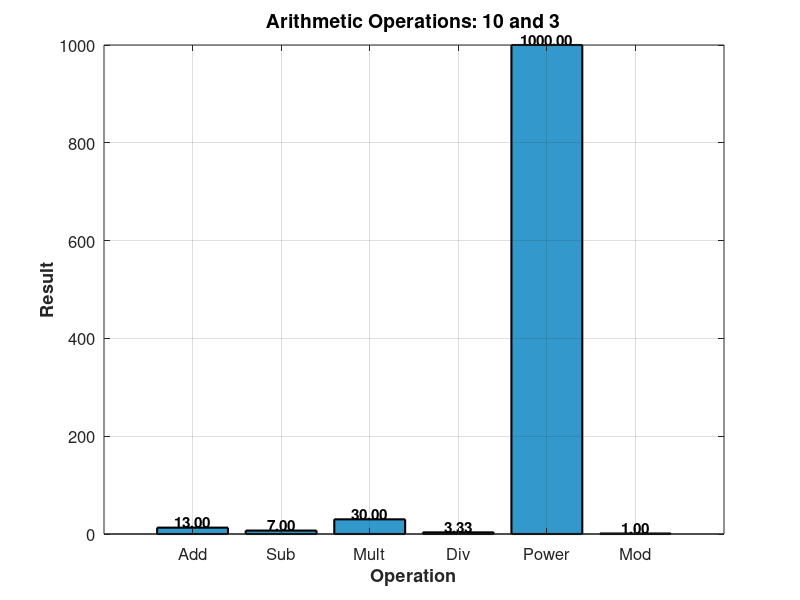
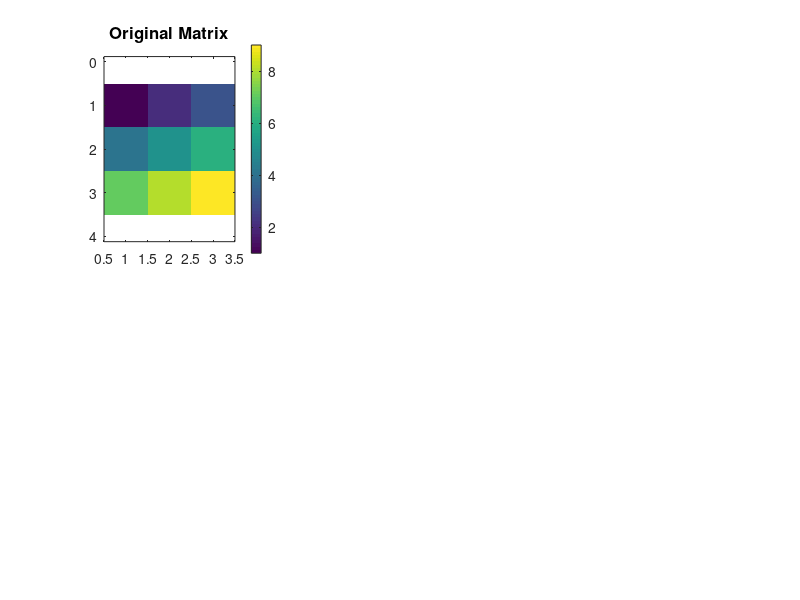

The MATLAB source for these figures, in order: (Note: this script raises an error after producing the figures.)
%% MATLAB Fundamentals with Plotting
% A comprehensive introduction to MATLAB programming with visualization
% This script covers essential MATLAB concepts along with plotting examples
%
% Course Overview:
% 1. Variables and Data Types
% 2. Vectors and Matrices
% 3. Array Operations
% 4. Control Structures
% 5. Functions
% 6. Introduction to Plotting
% 7. Advanced Plotting Techniques
% 8. File I/O
% 9. Error Handling
% 10. Practice Exercises

%% Clear workspace and command window
clear all;
close all;
clc;

%% 1. VARIABLES AND DATA TYPES

fprintf('=== SECTION 1: VARIABLES AND DATA TYPES ===\n\n');

% Scalar variables
age = 25;
temperature = 23.5;
name = 'Alice';
is_student = true;

fprintf('Name: %s (Type: %s)\n', name, class(name));
fprintf('Age: %d (Type: %s)\n', age, class(age));
fprintf('Temperature: %.1f (Type: %s)\n', temperature, class(temperature));
fprintf('Is student: %d (Type: %s)\n', is_student, class(is_student));

% Arithmetic operations
a = 10;
b = 3;

fprintf('\n--- Arithmetic Operations ---\n');
fprintf('Addition: %d + %d = %d\n', a, b, a + b);
fprintf('Subtraction: %d - %d = %d\n', a, b, a - b);
fprintf('Multiplication: %d * %d = %d\n', a, b, a * b);
fprintf('Division: %d / %d = %.2f\n', a, b, a / b);
fprintf('Power: %d ^ %d = %d\n', a, b, a ^ b);
fprintf('Modulus: mod(%d, %d) = %d\n', a, b, mod(a, b));

% Visualize arithmetic operations
operations = {'Add', 'Sub', 'Mult', 'Div', 'Power', 'Mod'};
results = [a+b, a-b, a*b, a/b, a^b, mod(a,b)];

figure('Name', 'Arithmetic Operations', 'Position', [100, 100, 1000, 500]);
bar(results, 'FaceColor', [0.2 0.6 0.8], 'EdgeColor', 'k', 'LineWidth', 1.5);
set(gca, 'XTickLabel', operations, 'FontSize', 12);
xlabel('Operation', 'FontSize', 13, 'FontWeight', 'bold');
ylabel('Result', 'FontSize', 13, 'FontWeight', 'bold');
title(sprintf('Arithmetic Operations: %d and %d', a, b), 'FontSize', 14, 'FontWeight', 'bold');
grid on;
% Add value labels on bars
for i = 1:length(results)
    text(i, results(i), sprintf('%.2f', results(i)), ...
        'HorizontalAlignment', 'center', 'VerticalAlignment', 'bottom', ...
        'FontSize', 11, 'FontWeight', 'bold');
end

%% 2. VECTORS AND MATRICES

fprintf('\n=== SECTION 2: VECTORS AND MATRICES ===\n\n');

% Row vector
row_vector = [1, 2, 3, 4, 5];
fprintf('Row vector: ');
disp(row_vector);

% Column vector
col_vector = [1; 2; 3; 4; 5];
fprintf('Column vector:\n');
disp(col_vector);

% Matrix
matrix = [1, 2, 3; 4, 5, 6; 7, 8, 9];
fprintf('Matrix:\n');
disp(matrix);

% Matrix operations
fprintf('Matrix dimensions: %d x %d\n', size(matrix, 1), size(matrix, 2));
fprintf('Matrix transpose:\n');
disp(matrix');

% Creating special matrices
zeros_mat = zeros(3, 3);
ones_mat = ones(3, 3);
identity_mat = eye(3);
random_mat = rand(3, 3);

fprintf('Zeros matrix:\n');
disp(zeros_mat);

% Visualize matrices
figure('Name', 'Matrix Visualizations', 'Position', [100, 100, 1200, 800]);

subplot(2, 3, 1);
imagesc(matrix);
colorbar;
title('Original Matrix', 'FontSize', 12, 'FontWeight', 'bold');
axis equal tight;
colormap(gca, 'parula');

subplot(2, 3, 2);
imagesc(ones_mat);
colorbar;
title('Ones Matrix', 'FontSize', 12, 'FontWeight', 'bold');
axis equal tight;

subplot(2, 3, 3);
imagesc(identity_mat);
colorbar;
title('Identity Matrix', 'FontSize', 12, 'FontWeight', 'bold');
axis equal tight;

subplot(2, 3, 4);
imagesc(random_mat);
colorbar;
title('Random Matrix', 'FontSize', 12, 'FontWeight', 'bold');
axis equal tight;

subplot(2, 3, 5);
bar3(matrix);
title('3D Bar Plot of Matrix', 'FontSize', 12, 'FontWeight', 'bold');
xlabel('Column');
ylabel('Row');
zlabel('Value');

subplot(2, 3, 6);
surf(random_mat);
title('Surface Plot of Random Matrix', 'FontSize', 12, 'FontWeight', 'bold');
xlabel('Column');
ylabel('Row');
zlabel('Value');
colorbar;

%% 3. ARRAY OPERATIONS

fprintf('\n=== SECTION 3: ARRAY OPERATIONS ===\n\n');

% Create arrays
x = 1:10;  % Vector from 1 to 10
y = linspace(0, 2*pi, 100);  % 100 points from 0 to 2π

fprintf('Array x (1 to 10):\n');
disp(x);

% Element-wise operations
squares = x.^2;
cubes = x.^3;

fprintf('Squares: ');
disp(squares);
fprintf('Cubes: ');
disp(cubes);

% Array indexing
fprintf('\nFirst element: %d\n', x(1));
fprintf('Last element: %d\n', x(end));
fprintf('Elements 3 to 7: ');
disp(x(3:7));

% Visualize element-wise operations
figure('Name', 'Array Operations', 'Position', [100, 100, 1200, 500]);

subplot(1, 2, 1);
plot(x, squares, 'o-', 'LineWidth', 2, 'MarkerSize', 8, 'Color', [0.2 0.4 0.8]);
hold on;
plot(x, cubes, 's-', 'LineWidth', 2, 'MarkerSize', 8, 'Color', [0.8 0.2 0.2]);
xlabel('x', 'FontSize', 12, 'FontWeight', 'bold');
ylabel('y', 'FontSize', 12, 'FontWeight', 'bold');
title('Squares vs Cubes', 'FontSize', 13, 'FontWeight', 'bold');
legend('x^2', 'x^3', 'Location', 'northwest', 'FontSize', 11);
grid on;
hold off;

subplot(1, 2, 2);
% Trigonometric functions
plot(y, sin(y), 'LineWidth', 2, 'DisplayName', 'sin(x)');
hold on;
plot(y, cos(y), 'LineWidth', 2, 'DisplayName', 'cos(x)');
xlabel('x (radians)', 'FontSize', 12, 'FontWeight', 'bold');
ylabel('y', 'FontSize', 12, 'FontWeight', 'bold');
title('Trigonometric Functions', 'FontSize', 13, 'FontWeight', 'bold');
legend('Location', 'northeast', 'FontSize', 11);
grid on;
hold off;

%% 4. CONTROL STRUCTURES

fprintf('\n=== SECTION 4: CONTROL STRUCTURES ===\n\n');

% If-else statements
fprintf('--- Conditional Statements ---\n');
score = 85;

if score >= 90
    grade = 'A';
elseif score >= 80
    grade = 'B';
elseif score >= 70
    grade = 'C';
elseif score >= 60
    grade = 'D';
else
    grade = 'F';
end

fprintf('Score: %d, Grade: %s\n', score, grade);

% For loops
fprintf('\n--- For Loops ---\n');
fprintf('Counting to 5:\n');
for i = 1:5
    fprintf('%d ', i);
end
fprintf('\n');

% Generate Fibonacci sequence
n = 15;
fib = zeros(1, n);
fib(1) = 0;
fib(2) = 1;

for i = 3:n
    fib(i) = fib(i-1) + fib(i-2);
end

fprintf('Fibonacci sequence (first %d terms):\n', n);
disp(fib);

% While loops
fprintf('\n--- While Loops ---\n');
count = 1;
fprintf('Powers of 2 less than 100:\n');
while 2^count < 100
    fprintf('%d ', 2^count);
    count = count + 1;
end
fprintf('\n');

% Visualize control structures
figure('Name', 'Control Structures', 'Position', [100, 100, 1200, 500]);

% Temperature categories
subplot(1, 2, 1);
temperatures = [5, 15, 25, 35, 45];
categories = cell(1, length(temperatures));
colors_map = zeros(length(temperatures), 3);

for i = 1:length(temperatures)
    temp = temperatures(i);
    if temp < 10
        categories{i} = 'Cold';
        colors_map(i, :) = [0.2 0.4 0.8];  % Blue
    elseif temp < 20
        categories{i} = 'Cool';
        colors_map(i, :) = [0.4 0.8 0.8];  % Cyan
    elseif temp < 30
        categories{i} = 'Warm';
        colors_map(i, :) = [0.9 0.9 0.2];  % Yellow
    else
        categories{i} = 'Hot';
        colors_map(i, :) = [0.8 0.2 0.2];  % Red
    end
end

bar(temperatures, 'FaceColor', 'flat', 'CData', colors_map, 'EdgeColor', 'k', 'LineWidth', 1.5);
xlabel('Sample', 'FontSize', 12, 'FontWeight', 'bold');
ylabel('Temperature (°C)', 'FontSize', 12, 'FontWeight', 'bold');
title('Temperature Categories', 'FontSize', 13, 'FontWeight', 'bold');
set(gca, 'XTickLabel', {'T1', 'T2', 'T3', 'T4', 'T5'});
grid on;

% Add labels
for i = 1:length(temperatures)
    text(i, temperatures(i), sprintf('%s\n%d°C', categories{i}, temperatures(i)), ...
        'HorizontalAlignment', 'center', 'VerticalAlignment', 'bottom', ...
        'FontSize', 10, 'FontWeight', 'bold');
end

% Fibonacci visualization
subplot(1, 2, 2);
semilogy(1:n, fib, 'o-', 'LineWidth', 2, 'MarkerSize', 8, 'Color', [0.6 0.2 0.8]);
xlabel('Index', 'FontSize', 12, 'FontWeight', 'bold');
ylabel('Value (log scale)', 'FontSize', 12, 'FontWeight', 'bold');
title('Fibonacci Sequence', 'FontSize', 13, 'FontWeight', 'bold');
grid on;

%% 5. FUNCTIONS

fprintf('\n=== SECTION 5: FUNCTIONS ===\n\n');

% Define functions at the end of the script

% Call custom functions
fprintf('--- Custom Functions ---\n');

% Linear function
x_vals = -5:0.1:5;
y_linear = arrayfun(@(x) linear_func(x, 2, 1), x_vals);
fprintf('Linear function: y = 2x + 1\n');

% Quadratic function
y_quad = arrayfun(@(x) quadratic_func(x, 0.5, 0, 0), x_vals);
fprintf('Quadratic function: y = 0.5x^2\n');

% Exponential function
y_exp = arrayfun(@(x) exponential_func(x, 1, 0.2), x_vals);
fprintf('Exponential function: y = e^(0.2x)\n');

% Statistical functions
data = randn(1, 100) * 15 + 50;
[mean_val, median_val, std_val] = calculate_stats(data);
fprintf('\nStatistical Analysis:\n');
fprintf('Mean: %.2f\n', mean_val);
fprintf('Median: %.2f\n', median_val);
fprintf('Standard Deviation: %.2f\n', std_val);

% Visualize functions
figure('Name', 'Mathematical Functions', 'Position', [100, 100, 1400, 500]);

subplot(1, 3, 1);
plot(x_vals, y_linear, 'LineWidth', 2, 'Color', [0.2 0.4 0.8]);
xlabel('x', 'FontSize', 11, 'FontWeight', 'bold');
ylabel('y', 'FontSize', 11, 'FontWeight', 'bold');
title('Linear: y = 2x + 1', 'FontSize', 12, 'FontWeight', 'bold');
grid on;

subplot(1, 3, 2);
plot(x_vals, y_quad, 'LineWidth', 2, 'Color', [0.2 0.8 0.4]);
xlabel('x', 'FontSize', 11, 'FontWeight', 'bold');
ylabel('y', 'FontSize', 11, 'FontWeight', 'bold');
title('Quadratic: y = 0.5x^2', 'FontSize', 12, 'FontWeight', 'bold');
grid on;

subplot(1, 3, 3);
plot(x_vals, y_exp, 'LineWidth', 2, 'Color', [0.8 0.2 0.2]);
xlabel('x', 'FontSize', 11, 'FontWeight', 'bold');
ylabel('y', 'FontSize', 11, 'FontWeight', 'bold');
title('Exponential: y = e^{0.2x}', 'FontSize', 12, 'FontWeight', 'bold');
grid on;

% Visualize statistics
figure('Name', 'Statistical Analysis', 'Position', [100, 100, 1200, 500]);

subplot(1, 2, 1);
histogram(data, 20, 'FaceColor', [0.4 0.6 0.8], 'EdgeColor', 'k');
hold on;
yl = ylim;
plot([mean_val mean_val], yl, 'r--', 'LineWidth', 2, 'DisplayName', sprintf('Mean: %.2f', mean_val));
plot([median_val median_val], yl, 'g--', 'LineWidth', 2, 'DisplayName', sprintf('Median: %.2f', median_val));
xlabel('Value', 'FontSize', 11, 'FontWeight', 'bold');
ylabel('Frequency', 'FontSize', 11, 'FontWeight', 'bold');
title('Data Distribution', 'FontSize', 13, 'FontWeight', 'bold');
legend('Location', 'northeast', 'FontSize', 10);
grid on;
hold off;

subplot(1, 2, 2);
boxplot(data, 'Widths', 0.5);
ylabel('Value', 'FontSize', 11, 'FontWeight', 'bold');
title('Box Plot', 'FontSize', 13, 'FontWeight', 'bold');
grid on;

%% 6. INTRODUCTION TO PLOTTING

fprintf('\n=== SECTION 6: INTRODUCTION TO PLOTTING ===\n\n');

% Basic 2D plots
t = 0:0.01:2*pi;
y1 = sin(t);
y2 = cos(t);

figure('Name', 'Basic 2D Plots', 'Position', [100, 100, 1400, 900]);

% Line plot
subplot(2, 3, 1);
plot(t, y1, 'LineWidth', 2);
xlabel('Time (radians)', 'FontSize', 10);
ylabel('Amplitude', 'FontSize', 10);
title('Sine Wave', 'FontSize', 12, 'FontWeight', 'bold');
grid on;

% Multiple lines
subplot(2, 3, 2);
plot(t, y1, 'b-', t, y2, 'r--', 'LineWidth', 2);
xlabel('Time (radians)', 'FontSize', 10);
ylabel('Amplitude', 'FontSize', 10);
title('Sine and Cosine', 'FontSize', 12, 'FontWeight', 'bold');
legend('sin(t)', 'cos(t)', 'Location', 'northeast');
grid on;

% Scatter plot
subplot(2, 3, 3);
x_scatter = randn(50, 1);
y_scatter = 2*x_scatter + randn(50, 1)*0.5;
scatter(x_scatter, y_scatter, 50, 'filled', 'MarkerFaceAlpha', 0.6);
xlabel('X', 'FontSize', 10);
ylabel('Y', 'FontSize', 10);
title('Scatter Plot', 'FontSize', 12, 'FontWeight', 'bold');
grid on;

% Bar plot
subplot(2, 3, 4);
categories = {'A', 'B', 'C', 'D', 'E'};
values = [23, 45, 32, 67, 41];
bar(values, 'FaceColor', [0.3 0.6 0.8], 'EdgeColor', 'k', 'LineWidth', 1.5);
set(gca, 'XTickLabel', categories);
ylabel('Value', 'FontSize', 10);
title('Bar Chart', 'FontSize', 12, 'FontWeight', 'bold');
grid on;

% Stem plot
subplot(2, 3, 5);
stem(1:10, rand(1, 10), 'LineWidth', 2, 'MarkerSize', 8);
xlabel('Index', 'FontSize', 10);
ylabel('Value', 'FontSize', 10);
title('Stem Plot', 'FontSize', 12, 'FontWeight', 'bold');
grid on;

% Area plot
subplot(2, 3, 6);
area(t, abs(sin(t)), 'FaceColor', [0.8 0.4 0.4], 'EdgeColor', 'k', 'LineWidth', 1.5);
xlabel('Time (radians)', 'FontSize', 10);
ylabel('Amplitude', 'FontSize', 10);
title('Area Plot', 'FontSize', 12, 'FontWeight', 'bold');
grid on;

%% 7. ADVANCED PLOTTING TECHNIQUES

fprintf('\n=== SECTION 7: ADVANCED PLOTTING TECHNIQUES ===\n\n');

% 3D plots
figure('Name', '3D Visualizations', 'Position', [100, 100, 1400, 600]);

% 3D line plot
subplot(1, 3, 1);
t_3d = 0:pi/50:10*pi;
x_3d = sin(t_3d);
y_3d = cos(t_3d);
z_3d = t_3d;
plot3(x_3d, y_3d, z_3d, 'LineWidth', 2);
xlabel('X', 'FontSize', 10);
ylabel('Y', 'FontSize', 10);
zlabel('Z', 'FontSize', 10);
title('3D Spiral', 'FontSize', 12, 'FontWeight', 'bold');
grid on;
view(3);

% 3D scatter
subplot(1, 3, 2);
x_scatter3 = randn(100, 1);
y_scatter3 = randn(100, 1);
z_scatter3 = x_scatter3.^2 + y_scatter3.^2;
scatter3(x_scatter3, y_scatter3, z_scatter3, 50, z_scatter3, 'filled');
colorbar;
xlabel('X', 'FontSize', 10);
ylabel('Y', 'FontSize', 10);
zlabel('Z', 'FontSize', 10);
title('3D Scatter Plot', 'FontSize', 12, 'FontWeight', 'bold');
grid on;

% 3D surface
subplot(1, 3, 3);
[X, Y] = meshgrid(-5:0.2:5, -5:0.2:5);
Z = sin(sqrt(X.^2 + Y.^2));
surf(X, Y, Z, 'EdgeColor', 'none');
colormap('jet');
colorbar;
xlabel('X', 'FontSize', 10);
ylabel('Y', 'FontSize', 10);
zlabel('Z', 'FontSize', 10);
title('3D Surface Plot', 'FontSize', 12, 'FontWeight', 'bold');
shading interp;
view(3);

% Contour plots
figure('Name', 'Contour Plots', 'Position', [100, 100, 1200, 500]);

subplot(1, 2, 1);
contour(X, Y, Z, 20);
colorbar;
xlabel('X', 'FontSize', 11);
ylabel('Y', 'FontSize', 11);
title('Contour Plot', 'FontSize', 13, 'FontWeight', 'bold');
grid on;

subplot(1, 2, 2);
contourf(X, Y, Z, 20);
colorbar;
xlabel('X', 'FontSize', 11);
ylabel('Y', 'FontSize', 11);
title('Filled Contour Plot', 'FontSize', 13, 'FontWeight', 'bold');

%% 8. FILE I/O

fprintf('\n=== SECTION 8: FILE I/O ===\n\n');

% Write data to file
data_to_save = 1:10;
filename = 'matlab_data.txt';

fileID = fopen(filename, 'w');
fprintf(fileID, '%d\n', data_to_save);
fclose(fileID);

fprintf('Data written to %s\n', filename);

% Read data from file
fileID = fopen(filename, 'r');
data_from_file = fscanf(fileID, '%d');
fclose(fileID);

fprintf('Data read from file:\n');
disp(data_from_file');

% Plot the data
figure('Name', 'File I/O Data', 'Position', [100, 100, 800, 500]);
plot(data_from_file, 'o-', 'LineWidth', 2, 'MarkerSize', 10, 'Color', [0.2 0.6 0.2]);
xlabel('Index', 'FontSize', 11, 'FontWeight', 'bold');
ylabel('Value', 'FontSize', 11, 'FontWeight', 'bold');
title('Data from File', 'FontSize', 13, 'FontWeight', 'bold');
grid on;

%% 9. ERROR HANDLING

fprintf('\n=== SECTION 9: ERROR HANDLING ===\n\n');

fprintf('--- Safe Division Examples ---\n');

% Test safe division
test_pairs = [10, 2; 10, 0; 15, 3; 20, 4];

results = zeros(size(test_pairs, 1), 1);
for i = 1:size(test_pairs, 1)
    results(i) = safe_divide(test_pairs(i, 1), test_pairs(i, 2));
end

% Plot valid results
valid_idx = ~isnan(results);
valid_results = results(valid_idx);

figure('Name', 'Error Handling', 'Position', [100, 100, 800, 500]);
bar(find(valid_idx), valid_results, 'FaceColor', [0.3 0.5 0.7], 'EdgeColor', 'k', 'LineWidth', 1.5);
xlabel('Test Case', 'FontSize', 11, 'FontWeight', 'bold');
ylabel('Result', 'FontSize', 11, 'FontWeight', 'bold');
title('Valid Division Results', 'FontSize', 13, 'FontWeight', 'bold');
grid on;

%% 10. PRACTICE EXERCISES

fprintf('\n=== SECTION 10: PRACTICE EXERCISES ===\n\n');
fprintf('Try these exercises:\n');
fprintf('1. Create a function to find prime numbers up to N and plot them\n');
fprintf('2. Implement temperature conversion (C, F, K) with plotting\n');
fprintf('3. Create an animated plot of a sine wave\n');
fprintf('4. Generate and visualize random walk data\n\n');

fprintf('=== END OF TUTORIAL ===\n');
fprintf('Congratulations! You''ve completed the MATLAB fundamentals course.\n\n');

%% FUNCTION DEFINITIONS

% Linear function
function y = linear_func(x, m, b)
    % y = mx + b
    y = m * x + b;
end

% Quadratic function
function y = quadratic_func(x, a, b, c)
    % y = ax^2 + bx + c
    y = a * x^2 + b * x + c;
end

% Exponential function
function y = exponential_func(x, a, b)
    % y = a * e^(bx)
    y = a * exp(b * x);
end

% Calculate statistics
function [mean_val, median_val, std_val] = calculate_stats(data)
    % Calculate mean, median, and standard deviation
    mean_val = mean(data);
    median_val = median(data);
    std_val = std(data);
end

% Safe division with error handling
function result = safe_divide(a, b)
    % Safely divide two numbers
    try
        if b == 0
            warning('Division by zero! Returning NaN.');
            result = NaN;
        else
            result = a / b;
            fprintf('%d / %d = %.2f\n', a, b, result);
        end
    catch ME
        warning('Error occurred: %s. Returning NaN.', ME.message);
        result = NaN;
    end
end
